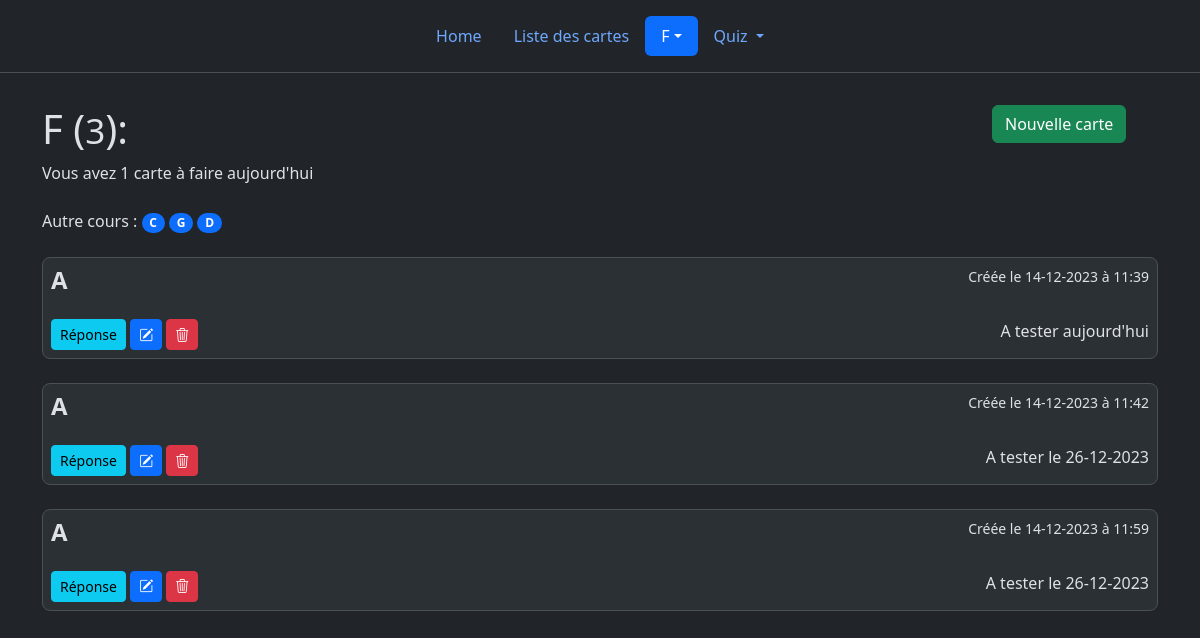
The page /cours/F on the database its author committed.
### app.py (models this page shows, shortened)
class Cards(db.Model):
	id = db.Column(db.Integer, primary_key=True)
	course = db.Column(db.String(50), nullable=False)
	question = db.Column(db.Text, nullable=False)
	answer = db.Column(db.Text, nullable=False)
	date_created = db.Column(db.DateTime, nullable=False, default=datetime.now)
	interval = db.Column(db.Integer, nullable=False, default=1)
	date_rev = db.Column(db.DateTime, nullable=False, default=datetime.now)
	last_rev = db.Column(db.DateTime, nullable=False, default=datetime.now)

### app.py (the view)
@app.route("/cours/<course>", methods=["GET", "POST"])
def course(course):
    if request.method == "POST":
        card_question = request.form["question"]
        card_question = card_question[0].upper() + card_question[1:]
        card_answer = request.form["answer"]
        card_answer = card_answer[0].upper() + card_answer[1:]
        card_course = request.form["course"]
        card_course = card_course[0].upper() + card_course[1:]
        new_card = Cards(question=card_question, answer=card_answer, course=card_course)
        db.session.add(new_card)
        db.session.commit()
        return redirect(str("/cours/")+course)
    else:
        all_cards = Cards.query.filter(Cards.course == course).order_by(Cards.date_rev.asc()).all()
        todo = Cards.query.filter(Cards.course == course, (datetime.now().date() + timedelta(days=1)) > Cards.date_rev).order_by(Cards.date_rev.asc()).all()
        if len(all_cards):
            return custom_render_template("course.html", cards=all_cards, currentc=course, todo=todo)
        else:
            return redirect("/carte")

### app.py (called while the page is built)
def custom_render_template(template_name_or_list, **kwargs):
    common_variables = {
        'courselist': Cards.query.with_entities(Cards.course),
        'hour': datetime.now().replace(hour=19, minute=0, second=0),
        'now': datetime.now(),
        'today': datetime.now().date(),
        'tomorrow': datetime.now().date() + timedelta(days=1)
    }
    kwargs.update(common_variables)
    return render_template(template_name_or_list, **kwargs)

### templates/course.html (shortened to what this page needs)
{% extends 'base.html' %}
{% set active_page = "Rev" %}
{% block body %}
	<div class="row mt-2">
		<div class="col-10">
		    <br><h1>{{ currentc }} (<small>{{ cards|list|count }}</small>):</h1>
		</div>
		<div class="col-2">
    		<br><a class="btn btn-success" href="/carte/new/{{ currentc }}">Nouvelle carte</a>
		</div>
	</div>
<span> {%  if todo|list|count == 0 %}Vous n'avez pas de carte {% else %} Vous avez {{ todo|list|count }} carte{{ "s" if todo|list|count > 1}}{% endif %} à faire aujourd'hui</span><br>
    <br>
    {% if cards %}
    	{% if courselist|unique|list|count > 1 %}
Autre cours :
			{% for course in courselist|unique %}
			{% if course.course != currentc %}
			<a style="text-decoration:none" class="badge text-bg-primary rounded-pill" href="/cours/{{ course['course'] }}">{{ course['course'] }}</a>
			{% endif %}
			{% endfor %}
		{% endif %}
			<br><br>
    {% for card in cards %}
    	<div class="bg-body-tertiary border rounded-3 p-2"><small style="float:right;" >Créée le {{ card['date_created'].strftime('%d-%m-%Y à %H:%M')}}</small>
	        <h4 class="fw-bold mb-0">{{ card['question'] }}</h4>
			  <br>
			  <span style="float:right;"> A tester {% if card.date_rev.date() > today %} le  {{ card.date_rev.strftime('%d-%m-%Y')}} {% elif card.date_rev.date() <= today %} aujourd'hui {% endif %} </span>
			  <a class="btn btn-info btn-sm" id ="buttonans{{ card['id'] }}" onclick="actionQR('{{ card['id'] }}');">Réponse</a>
			  <a class="btn btn-primary btn-sm" href="/{{ currentc }}/edit/{{ card['id'] }}"><i class="bi bi-pencil-square"></i></a>
	        <a class="btn btn-danger btn-sm" href="/{{ currentc }}/delete/{{ card['id'] }}"><i class="bi bi-trash3"></i></a>
	    </div>
	    <br>
    {% endfor %}
    {% else %}
    <b> Vous n'avez pas encore de carte ! </b>
    {% endif %}
{% endblock %}

### rows shown on the page
Cards: date_created "14-12-2023 à 11:39", question "A", shows "aujourd'hui"
Cards: date_created "14-12-2023 à 11:42", question "A", date_rev "26-12-2023"
Cards: date_created "14-12-2023 à 11:59", question "A", date_rev "26-12-2023"

### other values the page prints
{{ currentc if active_page == 'Rev' else 'Cours' }} "F"
{{ currentc }} "F"
{{ cards|list|count }} "3"
{{ todo|list|count }} "1"
{{ course['course'] }} "C" "G" "D"
